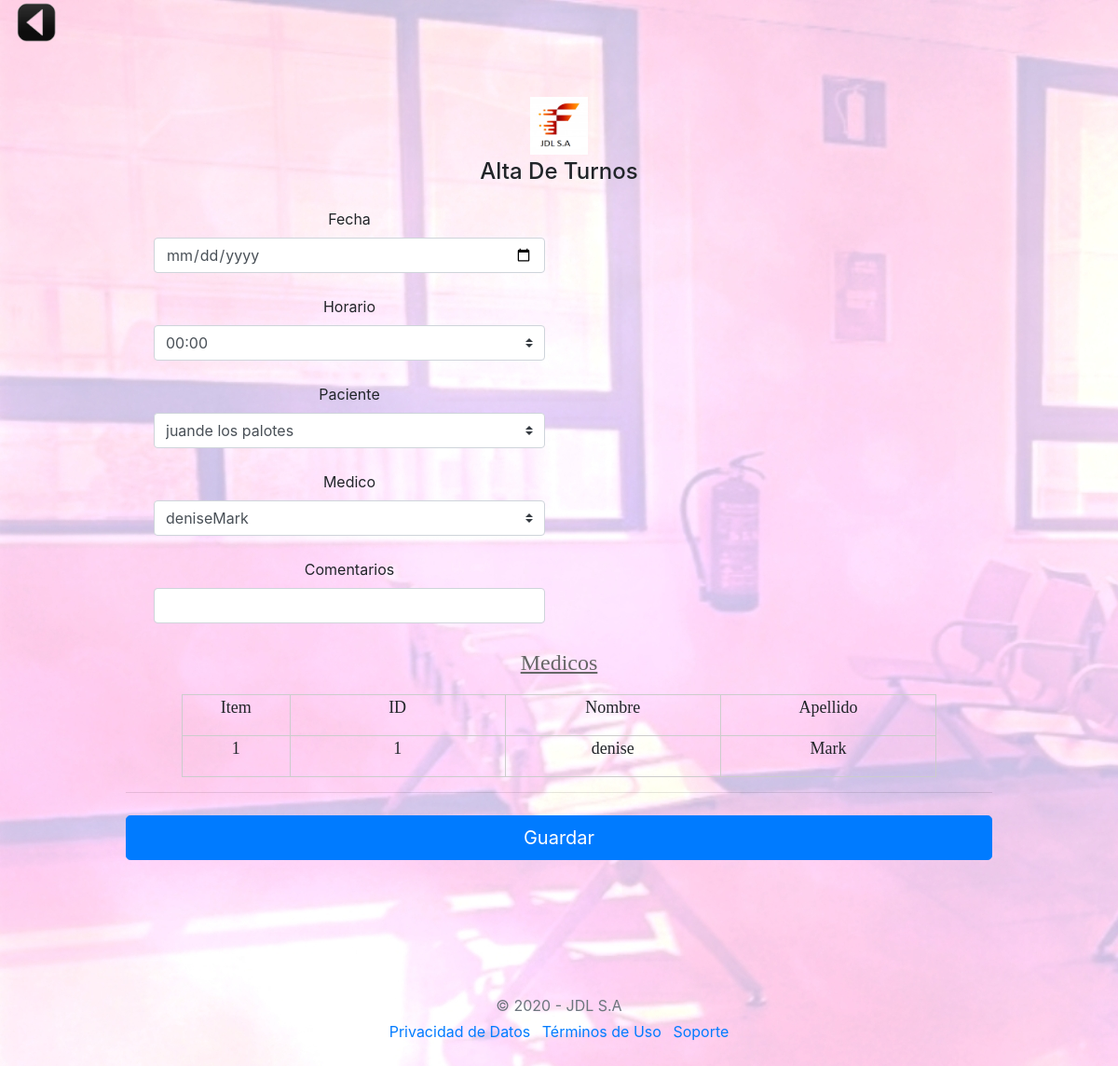
/turnos/turnos.php, run on the app's committed database.
### tables this page shows
CREATE TABLE `clinicos` (
  `id_clinico` int(8) NOT NULL,
  `nombre_clinico` varchar(30) DEFAULT NULL,
  `apellido_clinico` varchar(30) DEFAULT NULL,
  `edad_clinico` int(8) DEFAULT NULL,
  `dni_clinico` int(8) DEFAULT NULL,
  `domicilio_clinico` varchar(15) DEFAULT NULL,
  `telefono_clinico` int(15) DEFAULT NULL,
  `fech_nac_clinico` date DEFAULT NULL,
  `email_clinico` varchar(30) DEFAULT NULL,
  `esp_clinico` int(8) DEFAULT NULL
);

### turnos/turnos.php (the view, shortened to what this page needs)
<!doctype html>
<html>
<?php
    require "../metodos.php";
?>
  <body background="../img/turnos2.jpg">
<div class="col-sm-2"><h2>
<img border="0" src="../img/atras.png" width="48" height="48" title="Volver al menú"
onclick=location.href='../turnos/'; onKeyPress=location.href='../turnos/'; style='cursor:pointer';/>
</h2>
	</div>
  <div class="container">
 <div class="py-5 text-center">
  <div class="row">
  <div class="col-md"><img class="d-block mx-auto mb-1" src="../img/jdlsa.png" alt="" width="62" height="62"></div>
</div>
<div class="col-md-12 order-md-1">
      <h4 class="mb-4">Alta De Turnos</h4>
      <form class="needs-validation" novalidate action="grabar.php" method="post">
<?php
   require "../conexion.php";
    $sql = "SELECT * from clinicos order by id_clinico";
	$query = $mysqli->query($sql);
	while($resultado = $query->fetch_assoc()) {
        $clinicos[] = $resultado;
    }
    $sql = "SELECT * from pacientes order by id_paciente";
    $query = $mysqli->query($sql);
    while($resultado = $query->fetch_assoc()) {
          $pacientes[] = $resultado;
      }
      $sql = "SELECT * from horarios order by id_horario";
      $query = $mysqli->query($sql);
      while($resultado = $query->fetch_assoc()) {
            $horarios[] = $resultado;
        }
?>
          <div class="col-md-6 mb-4">
            <label for="fecha_turno">Fecha</label>
            <input type="date" class="form-control" name="fecha_turno" placeholder="" value="" required>
          </div>
          <div class="col-md-6 mb-4">
           <label for="horario">Horario</label>
           <select class="custom-select d-block w-100" name="horario_turno" required>
           <?php
				     $long = count($horarios);
				     for($i=0; $i< $long; $i++){
				     echo "<option";
             echo " value=" .$horarios[$i]['id_horario'] .",".$horarios[$i]['tiempo_horario'] .">";
                 echo $horarios[$i]['tiempo_horario'];
				     echo "</option>";
             }
				   ?>
            </select>
          </div>
          <div class="col-md-6 mb-4">
           <label for="paciente">Paciente</label>
           <select class="custom-select d-block w-100" name="paciente_turno" required>
           <?php
				     $long = count($pacientes);
				     for($i=0; $i< $long; $i++){
				     echo "<option";
             echo " value=" .$pacientes[$i]['nombre_paciente'] .",".$pacientes[$i]['apellido_paciente'] .">";
                 echo $pacientes[$i]['nombre_paciente'];
                 echo $pacientes[$i]['apellido_paciente'];
				     echo "</option>";
             }
				   ?>
            </select>
          </div>
          <div class="col-md-6 mb-4">
           <label for="clinico">Medico</label>
           <select class="custom-select d-block w-100" name="clinico_turno" required>
           <?php
				     $long = count($clinicos);
				     for($i=0; $i< $long; $i++){
				     echo "<option";
             echo " value=" .$clinicos[$i]['nombre_clinico'] .",".$clinicos[$i]['apellido_clinico'] .">";
                 echo $clinicos[$i]['nombre_clinico'];
                 echo $clinicos[$i]['apellido_clinico'];
				     echo "</option>";
             }
				   ?>
            </select>
          </div>
        <div class="col-md-6 mb-4">
            <label for="comentarios_turno">Comentarios</label>
            <input type="text" class="form-control" name="comentarios_turno" placeholder="" value="" required>
          </div>
          <p align="center"> <font face="Verdana" size="5" color="#666666"><u>Medicos</u></font></i></p>
<div align="center">
  <center>
 <table border="1" cellpadding="0" cellspacing="0"  bordercolor="#CCCCCC" style="border-collapse: collapse" width="90%">
  <tr>
      <td width="10%" height="35"><p align="center"><font face="Verdana" size="4" >Item</font></i></td>
      <td width="20%" height="35"><p align="center"><font face="Verdana" size="4" >ID</font></i></td>
	  <td width="20%" height="35"><p align="center"><font face="Verdana" size="4" >Nombre</font></i></td>
	  <td width="20%" height="35"><p align="center"><font face="Verdana" size="4" >Apellido</font></i></td>
	  </tr>
	<?php $long = count($clinicos);
				for($i=0; $i< $long; $i++){
				?>
  <tr>
    <td width="10%" height="35">  <p align="center"><font face="Verdana" size="4" ><?php echo $i+1;?></font></i></td>
    <td width="20%" height="35">  <p align="center"><font face="Verdana" size="4" ><?php echo $clinicos[$i]['id_clinico'];?></font></i></td>
	<td width="20%" height="35">  <p align="center"><font face="Verdana" size="4" ><?php echo $clinicos[$i]['nombre_clinico'];?></font></i></td>
	<td width="20%" height="35">  <p align="center"><font face="Verdana" size="4" ><?php echo $clinicos[$i]['apellido_clinico'];?></font></i></td>
	</tr>
  <?php  } ?>
  </table>
  </center>
</div>
    </div>
     <hr class="mb-4">
        <button class="btn btn-primary btn-lg btn-block" type="submit">Guardar</button>
    </div>
  <footer class="my-5 pt-5 text-muted text-center text-small">
    <p class="mb-1">&copy; 2020 - JDL S.A</p>
    <ul class="list-inline">
      <li class="list-inline-item"><a href="#">Privacidad de Datos</a></li>
      <li class="list-inline-item"><a href="#">Términos de Uso</a></li>
      <li class="list-inline-item"><a href="#">Soporte</a></li>
    </ul>
  </footer>
</div>
</body>
</html>

### js/form-validation.css (style rules this page uses)
.container { max-width: 960px; }

### data on the page
clinicos: id_clinico "1", nombre_clinico "denise", apellido_clinico "Mark"

### other printed values
form field horario_turno "00:00"
form field paciente_turno "juande los palotes"
form field clinico_turno "deniseMark"
